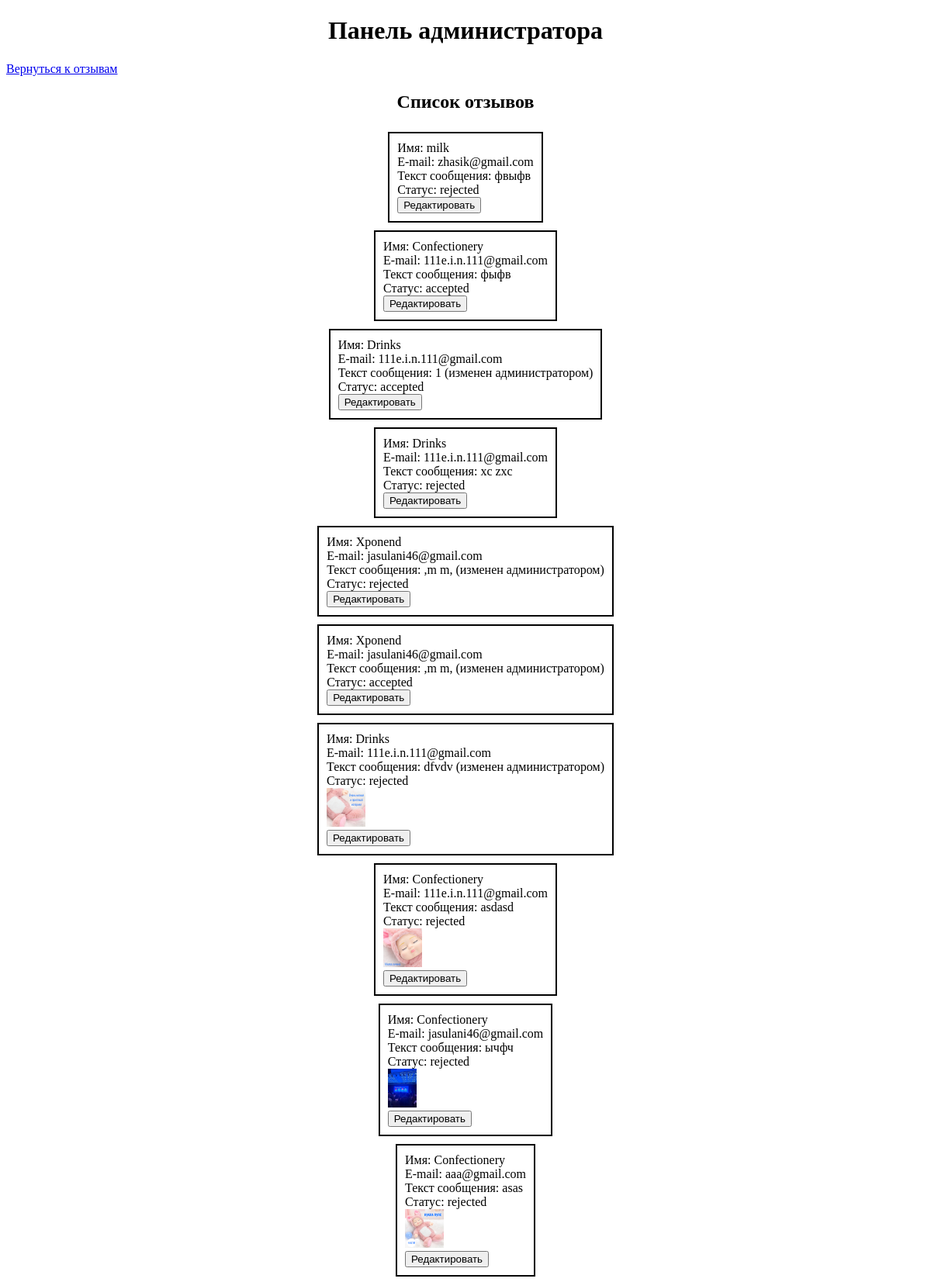
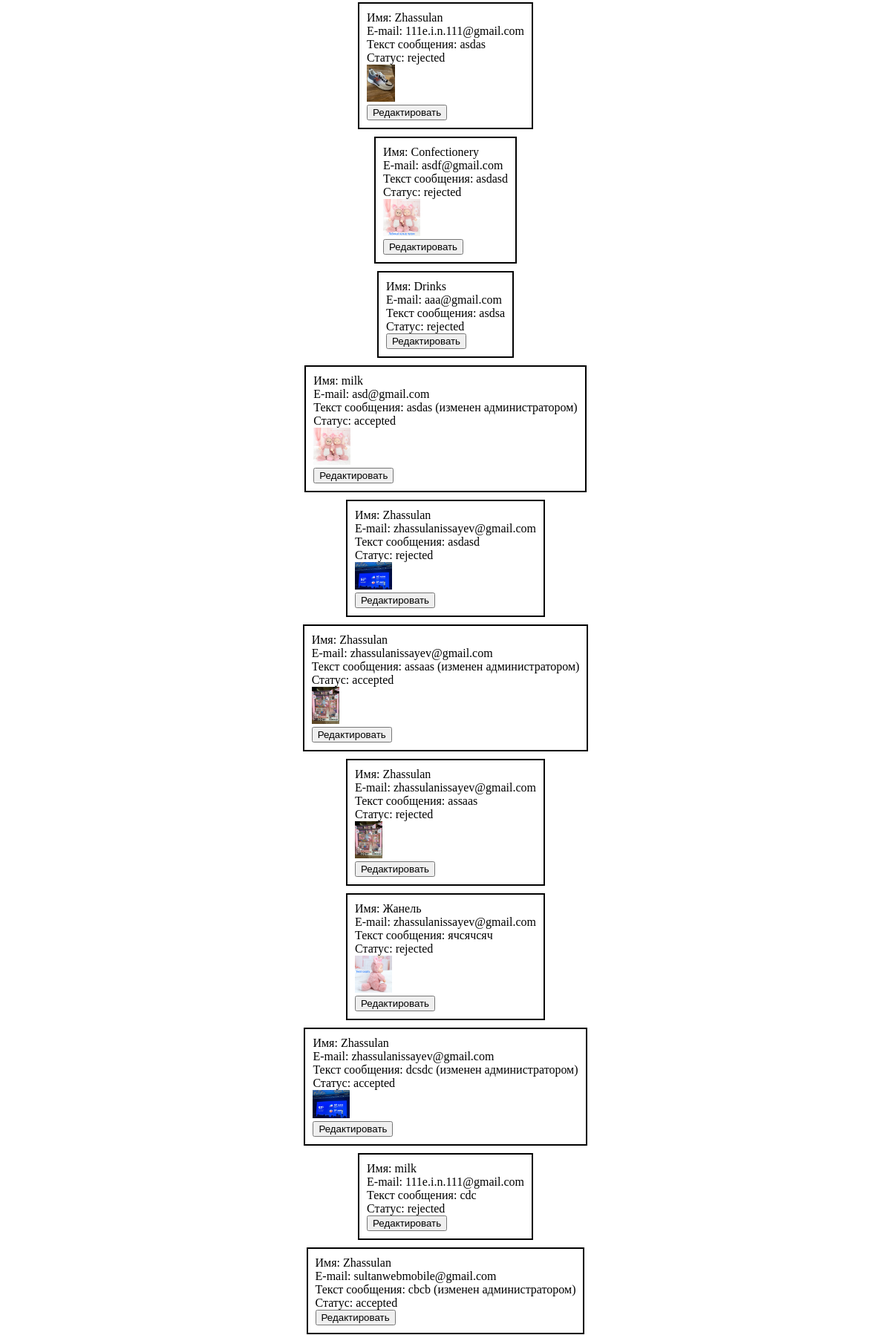
The app's page /admin_panel.php (signed in, upper part) with its own data (2 pictures, top to bottom).
### tables this page shows
CREATE TABLE `reviews` (
  `id` int(11) NOT NULL,
  `name` varchar(255) NOT NULL,
  `email` varchar(255) NOT NULL,
  `message` text NOT NULL,
  `image_path` varchar(255) DEFAULT NULL,
  `date_added` datetime NOT NULL,
  `modified_by_admin` tinyint(1) NOT NULL DEFAULT 0,
  `status` enum('accepted','rejected') NOT NULL DEFAULT 'rejected'
);

### admin_panel.php (the view, shortened to what this page needs)
<?php
$connection = mysqli_connect('localhost', 'root', '', 'reviews');
$query = "SELECT * FROM reviews ORDER BY date_added DESC";
$result = mysqli_query($connection, $query);
?>
<!DOCTYPE html>
<html>
<head>
    <link rel="stylesheet" href="style.css">
</head>
<body>
    <h1>Панель администратора</h1>
    <a href="index.php">Вернуться к отзывам</a>
    <h2>Список отзывов</h2>
    <div id="reviews-container">
    <?php
    while ($row = mysqli_fetch_assoc($result)) {
        echo '<div class=element>';
        echo 'Имя: ' . $row['name'] . '<br>';
        echo 'E-mail: ' . $row['email'] . '<br>';
        if ($row['modified_by_admin'] == 1) {
            echo 'Текст сообщения: ' . htmlspecialchars($row['message']) . ' (изменен администратором)<br>';
        } else {
            echo 'Текст сообщения: ' . htmlspecialchars($row['message']) . '<br>';
        }
        echo "Статус: " .$row['status'] . '<br>';
        if ($row['image_path']) {
            $maxWidth = 50;
            $maxHeight = 50;
            list($width, $height) = getimagesize($row['image_path']);
            $aspectRatio = $width / $height;
            if ($width > $maxWidth || $height > $maxHeight) {
                if ($width / $maxWidth > $height / $maxHeight) {
                    $newWidth = $maxWidth;
                    $newHeight = $maxWidth / $aspectRatio;
                } else {
                    $newHeight = $maxHeight;
                    $newWidth = $maxHeight * $aspectRatio;
                }
            } else {
                $newWidth = $width;
                $newHeight = $height;
            }
            echo '<img src="' . $row['image_path'] . '" alt="Изображение" width="' . $newWidth . '" height="' . $newHeight . '"><br>';
        }
        echo '<button onclick="toggleEditForm(' . $row['id'] . ')">Редактировать</button>';
        echo '</div>';
    }
    ?>
    </div>
</body>
</html>

### style.css (style rules this page uses)
#reviews-container { display: flex; align-items: center; flex-direction: column; }
.element { border: 2px solid #000000; padding: 10px; margin: 5px; }
h1 { text-align: center; }
h2 { text-align: center; }

### records on screen
reviews: name "milk", email "zhasik@gmail.com", message "фвыфв", status "rejected"
reviews: name "Confectionery", email "111e.i.n.111@gmail.com", message "фыфв", status "accepted"
reviews: name "Drinks", email "111e.i.n.111@gmail.com", message "1", status "accepted"
reviews: name "Drinks", email "111e.i.n.111@gmail.com", message "xc zxc", status "rejected"
reviews: name "Xponend", email "jasulani46@gmail.com", message ",m m,", status "rejected"
reviews: name "Xponend", email "jasulani46@gmail.com", message ",m m,", status "accepted"
reviews: name "Drinks", email "111e.i.n.111@gmail.com", message "dfvdv", status "rejected", image_path (picture)
reviews: name "Confectionery", email "111e.i.n.111@gmail.com", message "asdasd", status "rejected", image_path (picture)
reviews: name "Confectionery", email "jasulani46@gmail.com", message "ычфч", status "rejected", image_path (picture)
reviews: name "Confectionery", email "aaa@gmail.com", message "asas", status "rejected", image_path (picture)
reviews: name "Zhassulan", email "111e.i.n.111@gmail.com", message "asdas", status "rejected", image_path (picture)
reviews: name "Confectionery", email "asdf@gmail.com", message "asdasd", status "rejected", image_path (picture)
reviews: name "Drinks", email "aaa@gmail.com", message "asdsa", status "rejected"
reviews: name "milk", email "asd@gmail.com", message "asdas", status "accepted", image_path (picture)
reviews: name "Zhassulan", email "zhassulanissayev@gmail.com", message "asdasd", status "rejected", image_path (picture)
reviews: name "Zhassulan", email "zhassulanissayev@gmail.com", message "assaas", status "accepted", image_path (picture)
reviews: name "Zhassulan", email "zhassulanissayev@gmail.com", message "assaas", status "rejected", image_path (picture)
reviews: name "Жанель", email "zhassulanissayev@gmail.com", message "ячсячсяч", status "rejected", image_path (picture)
reviews: name "Zhassulan", email "zhassulanissayev@gmail.com", message "dcsdc", status "accepted", image_path (picture)
reviews: name "milk", email "111e.i.n.111@gmail.com", message "cdc", status "rejected"
reviews: name "Zhassulan", email "sultanwebmobile@gmail.com", message "cbcb", status "accepted"
